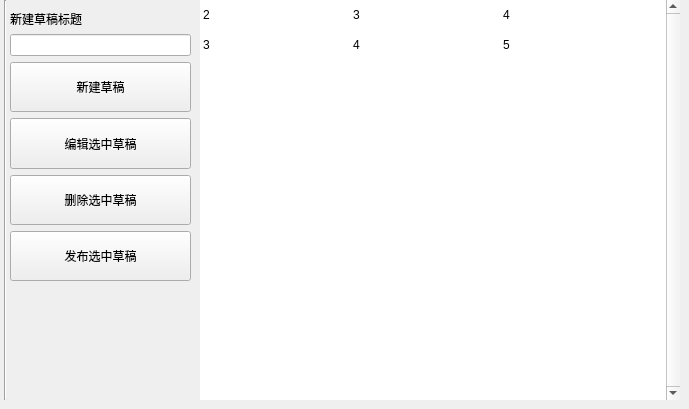
     <widget class="QWidget" name="page_draft">
      <property name="minimumSize">
       <size>
        <width>656</width>
        <height>400</height>
       </size>
      </property>
      <widget class="QTableWidget" name="tableWidget_draft">
       <property name="geometry">
        <rect>
         <x>200</x>
         <y>0</y>
         <width>480</width>
         <height>400</height>
        </rect>
       </property>
       <property name="sizePolicy">
        <sizepolicy hsizetype="Expanding" vsizetype="Expanding">
         <horstretch>0</horstretch>
         <verstretch>0</verstretch>
        </sizepolicy>
       </property>
       <property name="frameShape">
        <enum>QFrame::NoFrame</enum>
       </property>
       <property name="frameShadow">
        <enum>QFrame::Sunken</enum>
       </property>
       <property name="lineWidth">
        <number>1</number>
       </property>
       <property name="midLineWidth">
        <number>0</number>
       </property>
       <property name="verticalScrollBarPolicy">
        <enum>Qt::ScrollBarAlwaysOn</enum>
       </property>
       <property name="sizeAdjustPolicy">
        <enum>QAbstractScrollArea::AdjustIgnored</enum>
       </property>
       <property name="editTriggers">
        <set>QAbstractItemView::NoEditTriggers</set>
       </property>
       <property name="showDropIndicator" stdset="0">
        <bool>true</bool>
       </property>
       <property name="dragEnabled">
        <bool>false</bool>
       </property>
       <property name="alternatingRowColors">
        <bool>false</bool>
       </property>
       <property name="selectionMode">
        <enum>QAbstractItemView::ExtendedSelection</enum>
       </property>
       <property name="selectionBehavior">
        <enum>QAbstractItemView::SelectRows</enum>
       </property>
       <property name="showGrid">
        <bool>false</bool>
       </property>
       <property name="gridStyle">
        <enum>Qt::SolidLine</enum>
       </property>
       <property name="sortingEnabled">
        <bool>true</bool>
       </property>
       <property name="cornerButtonEnabled">
        <bool>true</bool>
       </property>
       <attribute name="horizontalHeaderVisible">
        <bool>false</bool>
       </attribute>
       <attribute name="horizontalHeaderCascadingSectionResizes">
        <bool>false</bool>
       </attribute>
       <attribute name="horizontalHeaderDefaultSectionSize">
        <number>150</number>
       </attribute>
       <attribute name="horizontalHeaderHighlightSections">
        <bool>false</bool>
       </attribute>
       <attribute name="horizontalHeaderMinimumSectionSize">
        <number>40</number>
       </attribute>
       <attribute name="horizontalHeaderShowSortIndicator" stdset="0">
        <bool>true</bool>
       </attribute>
       <attribute name="verticalHeaderVisible">
        <bool>false</bool>
       </attribute>
       <attribute name="verticalHeaderHighlightSections">
        <bool>false</bool>
       </attribute>
       <row>
        <property name="text">
         <string>1</string>
        </property>
       </row>
       <row>
        <property name="text">
         <string>2</string>
        </property>
       </row>
       <column>
        <property name="text">
         <string>草稿名称</string>
        </property>
       </column>
       <column>
        <property name="text">
         <string>创建时间</string>
        </property>
       </column>
       <column>
        <property name="text">
         <string>最后修改时间</string>
        </property>
       </column>
       <item row="0" column="0">
        <property name="text">
         <string>2</string>
        </property>
       </item>
       <item row="0" column="1">
        <property name="text">
         <string>3</string>
        </property>
       </item>
       <item row="0" column="2">
        <property name="text">
         <string>4</string>
        </property>
       </item>
       <item row="1" column="0">
        <property name="text">
         <string>3</string>
        </property>
       </item>
       <item row="1" column="1">
        <property name="text">
         <string>4</string>
        </property>
       </item>
       <item row="1" column="2">
        <property name="text">
         <string>5</string>
        </property>
       </item>
      </widget>
      <widget class="Line" name="line_3">
       <property name="geometry">
        <rect>
         <x>0</x>
         <y>0</y>
         <width>10</width>
         <height>400</height>
        </rect>
       </property>
       <property name="orientation">
        <enum>Qt::Vertical</enum>
       </property>
      </widget>
      <widget class="QWidget" name="layoutWidget_2">
       <property name="geometry">
        <rect>
         <x>10</x>
         <y>10</y>
         <width>181</width>
         <height>271</height>
        </rect>
       </property>
       <layout class="QVBoxLayout" name="verticalLayout_14">
        <item>
         <layout class="QVBoxLayout" name="verticalLayout_8">
          <item>
           <widget class="QLabel" name="label_11">
            <property name="sizePolicy">
             <sizepolicy hsizetype="Fixed" vsizetype="Fixed">
              <horstretch>0</horstretch>
              <verstretch>0</verstretch>
             </sizepolicy>
            </property>
            <property name="text">
             <string>新建草稿标题</string>
            </property>
           </widget>
          </item>
          <item>
           <widget class="QLineEdit" name="lineEdit_draft_title"/>
          </item>
         </layout>
        </item>
        <item>
         <layout class="QVBoxLayout" name="verticalLayout_9">
          <item>
           <widget class="QPushButton" name="pushButton_new_draft">
            <property name="sizePolicy">
             <sizepolicy hsizetype="Expanding" vsizetype="Expanding">
              <horstretch>0</horstretch>
              <verstretch>0</verstretch>
             </sizepolicy>
            </property>
            <property name="layoutDirection">
             <enum>Qt::LeftToRight</enum>
            </property>
            <property name="text">
             <string>新建草稿</string>
            </property>
           </widget>
          </item>
          <item>
           <widget class="QPushButton" name="pushButton_modify_draft">
            <property name="sizePolicy">
             <sizepolicy hsizetype="Expanding" vsizetype="Expanding">
              <horstretch>0</horstretch>
              <verstretch>0</verstretch>
             </sizepolicy>
            </property>
            <property name="layoutDirection">
             <enum>Qt::LeftToRight</enum>
            </property>
            <property name="text">
             <string>编辑选中草稿</string>
            </property>
           </widget>
          </item>
          <item>
           <widget class="QPushButton" name="pushButton_del_draft">
            <property name="sizePolicy">
             <sizepolicy hsizetype="Expanding" vsizetype="Expanding">
              <horstretch>0</horstretch>
              <verstretch>0</verstretch>
             </sizepolicy>
            </property>
            <property name="layoutDirection">
             <enum>Qt::LeftToRight</enum>
            </property>
            <property name="text">
             <string>删除选中草稿</string>
            </property>
           </widget>
          </item>
          <item>
           <widget class="QPushButton" name="pushButton_deploy_draft">
            <property name="sizePolicy">
             <sizepolicy hsizetype="Expanding" vsizetype="Expanding">
              <horstretch>0</horstretch>
              <verstretch>0</verstretch>
             </sizepolicy>
            </property>
            <property name="text">
             <string>发布选中草稿</string>
            </property>
           </widget>
          </item>
         </layout>
        </item>
       </layout>
      </widget>
     </widget>
